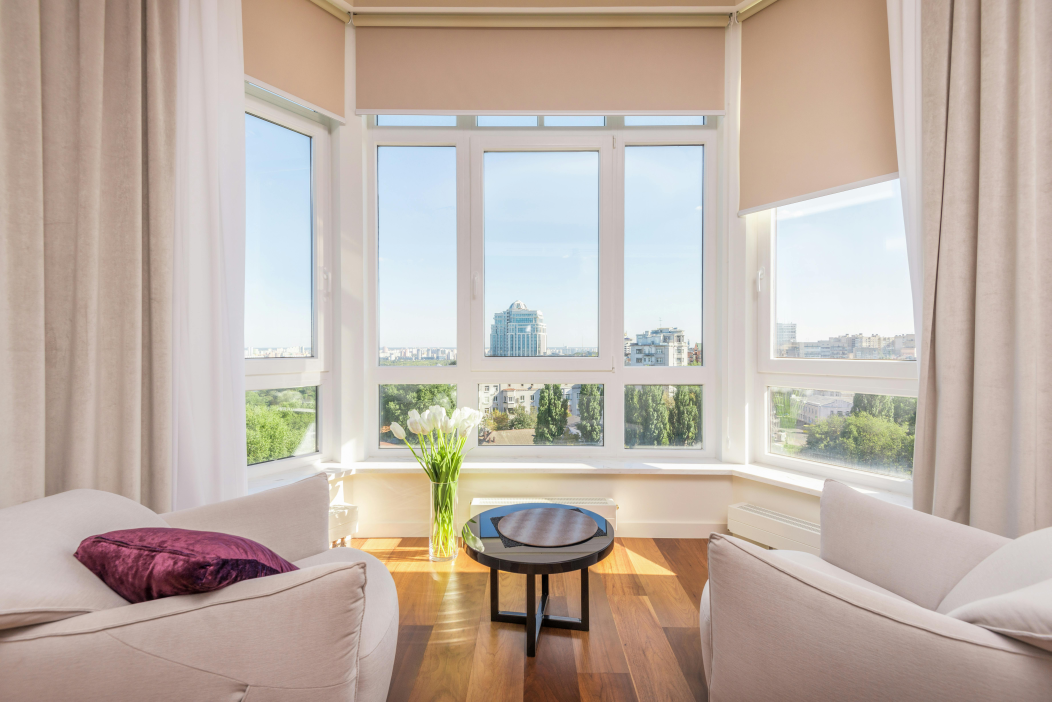
#> input picture assets/images/Luxury apt images/pexels-artbovich-6077368.jpg, 7360 x 4912 px (shown at 1/7 size)
$ python -i send_templates.py   (imports and definitions only)
#> lines starting #> are read from the running program, lines starting #| are printed output that depends on the picture
"""
Blue Brick — Rich Email Template Sender
----------------------------------------
Extracts designed HTML templates from email-template-preview.html,
compresses images, embeds via CID attachments, and sends properly
formatted MIME emails.

Usage:
    python3 tools/outreach/send_templates.py --test          # Send all 7 to yourself
    python3 tools/outreach/send_templates.py --test --only property_managers
    python3 tools/outreach/send_templates.py --test --only contractors,realtors
    python3 tools/outreach/send_templates.py --dry-run       # Preview without sending
"""

import re
import sys
import ssl
import time
import os
import base64
import argparse
import smtplib
import subprocess
import tempfile
from io import BytesIO
from pathlib import Path
from email.mime.text import MIMEText
from email.mime.multipart import MIMEMultipart
from email.mime.image import MIMEImage

from datetime import datetime
from PIL import Image
from bs4 import BeautifulSoup

sys.path.insert(0, str(Path(__file__).parent))
from config import GMAIL_USER, GMAIL_APP_PASSWORD, BRAND

# Paths
PROJECT_ROOT = Path(__file__).parent.parent.parent
TRACKING_BASE = "https://bluebrickmass.com/api/track"
PREVIEW_HTML = PROJECT_ROOT / "tools" / "email-template-preview.html"
ASSETS_DIR = PROJECT_ROOT / "assets" / "images" / "email-templates"

# Template order and metadata
TEMPLATES = [
    {
        "key": "property_managers",
        "label": "Property Managers",
        "subject": "Quick question about your April turnovers",
    },
    {
        "key": "contractors",
        "label": "Contractors",
        "subject": "Who handles cleanup after your builds?",
    },
    {
        "key": "realtors",
        "label": "Realtors",
        "subject": "Thought of you — listing prep idea",
    },
    {
        "key": "restaurants",
        "label": "Restaurants",
        "subject": "Before your next health inspection",
    },
    {
        "key": "daycares",
        "label": "Daycares",
        "subject": "How are you handling facility sanitization?",
    },
    {
        "key": "airbnb_hosts",
        "label": "Airbnb Hosts",
        "subject": "Tired of doing turnovers yourself?",
    },
    {
        "key": "interior_designers",
        "label": "Interior Designers",
        "subject": "Your reveals deserve a spotless finish",
    },
]

# Image compression settings
MAX_WIDTH = 600
JPEG_QUALITY = 75


def compress_image(path: Path, is_logo: bool = False) -> bytes:
    """Compress image for email. Logo stays PNG (transparency), photos become JPEG."""
#> called with is_logo = False
    img = Image.open(path)
#> img is the input picture: PIL image 7360x4912 RGB; mean R, G, B 190.5, 176.7, 166.5

    if is_logo:
        # Logo: keep PNG for transparency, just resize
        if img.width > 320:
            ratio = 320 / img.width
            img = img.resize((320, int(img.height * ratio)), Image.LANCZOS)
        buf = BytesIO()
        img.save(buf, format="PNG", optimize=True)
        return buf.getvalue()

    # Photos: convert to JPEG
    if img.mode in ("RGBA", "P"):
        bg = Image.new("RGB", img.size, (255, 255, 255))
        if img.mode == "RGBA":
            bg.paste(img, mask=img.split()[3])
        else:
            bg.paste(img)
        img = bg

    # Resize if wider than MAX_WIDTH
    if img.width > MAX_WIDTH:
        ratio = MAX_WIDTH / img.width
#> ratio = 0.0815
        new_size = (MAX_WIDTH, int(img.height * ratio))
#> new_size = (600, 400)
        img = img.resize(new_size, Image.LANCZOS)
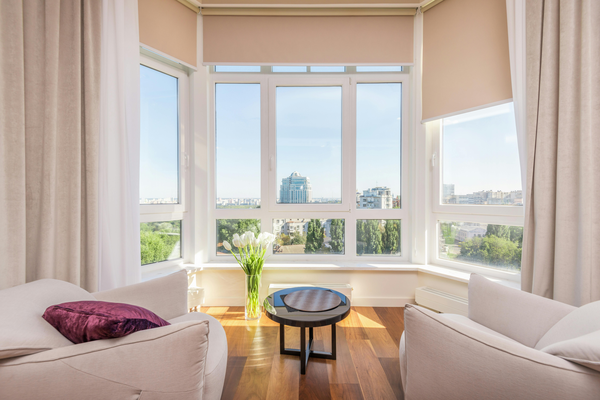
#> img: PIL image 600x400 RGB; mean R, G, B 190.5, 176.7, 166.5

    buf = BytesIO()
    img.save(buf, format="JPEG", quality=JPEG_QUALITY, optimize=True)
    return buf.getvalue()


# [473 lines left out: functions extract_templates, resolve_image_paths, make_tracking_url, make_cid_html, make_base64_html, send_via_mail_app and 4 more, not called in this run]


# [2 lines not run here, left out]

>>> result = compress_image('../../assets/images/Luxury apt images/pexels-artbovich-6077368.jpg')

$ run again, on assets/images/Luxury apt images/pexels-artbovich-6636314.jpg
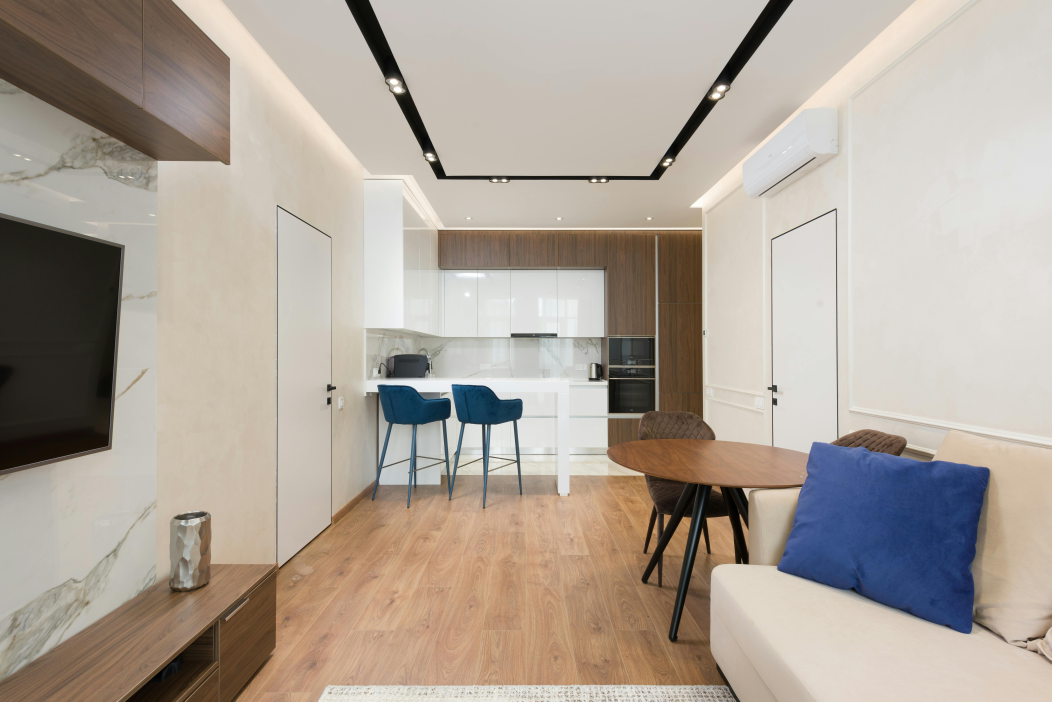
#> input picture assets/images/Luxury apt images/pexels-artbovich-6636314.jpg, 7360 x 4912 px (shown at 1/7 size)
#> in compress_image, img is the input picture: PIL image 7360x4912 RGB; mean R, G, B 174.1, 163.9, 153.4
#> in compress_image, `img = img.resize(new_size, Image.LANCZOS)`:
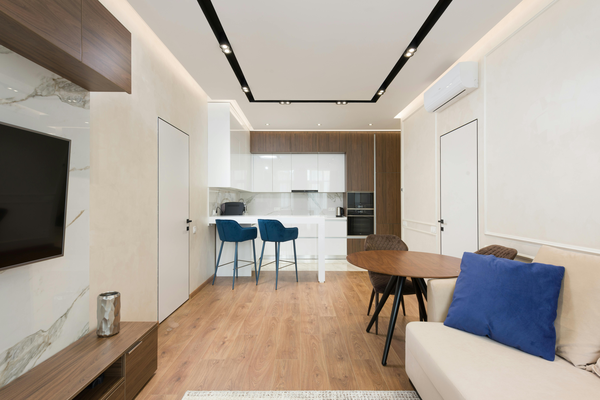
#> img: PIL image 600x400 RGB; mean R, G, B 174.1, 163.9, 153.4

$ run again, on assets/images/Luxury apt images/pexels-artbovich-6758521.jpg
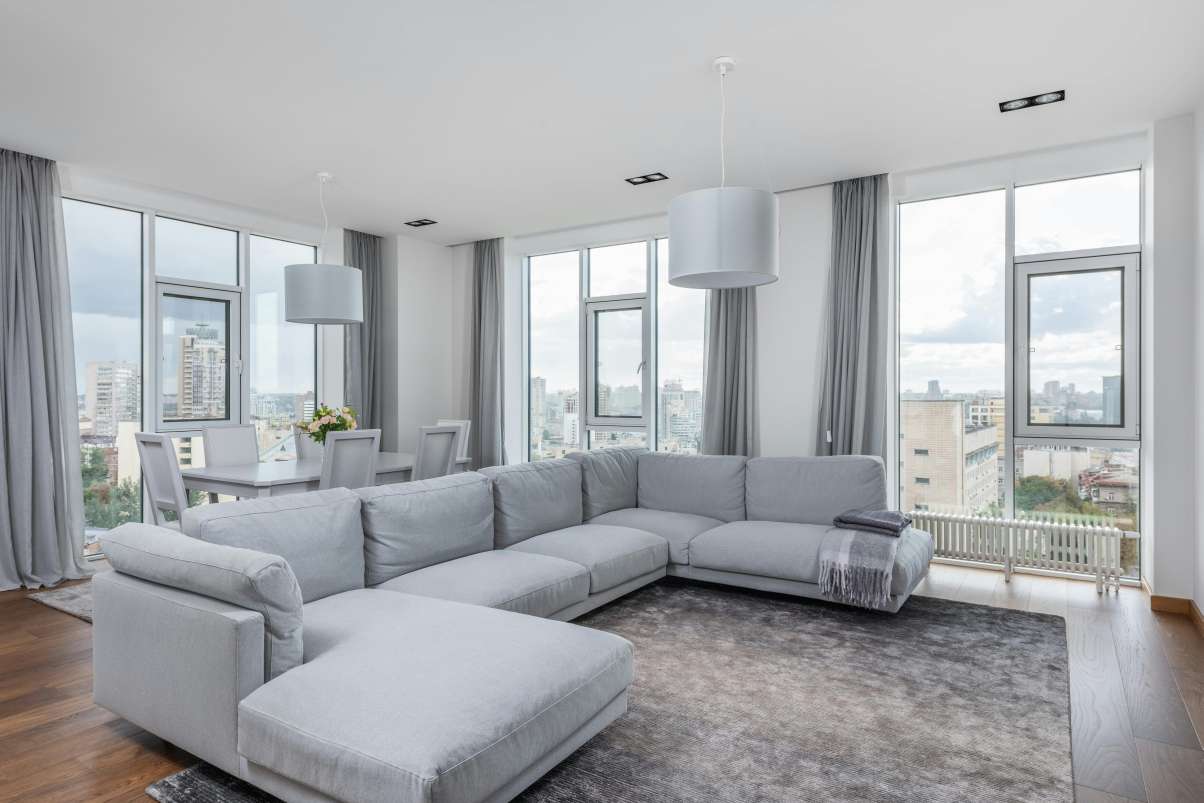
#> input picture assets/images/Luxury apt images/pexels-artbovich-6758521.jpg, 7219 x 4818 px (shown at 1/6 size)
#> in compress_image, img is the input picture: PIL image 7219x4818 RGB; mean R, G, B 168, 169.6, 172
#> in compress_image, `img = img.resize(new_size, Image.LANCZOS)`:
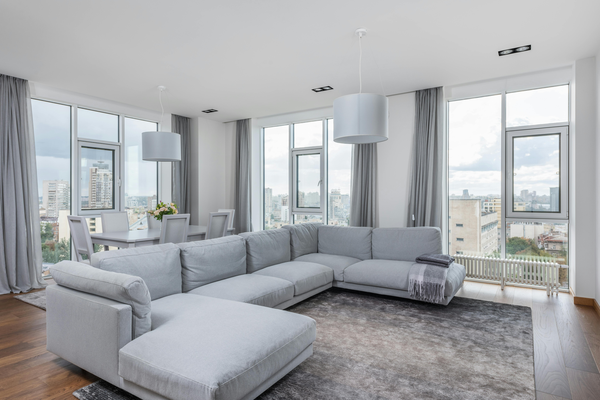
#> img: PIL image 600x400 RGB; mean R, G, B 168, 169.6, 172

$ run again, on assets/images/Luxury apt images/pexels-artbovich-7031214.jpg
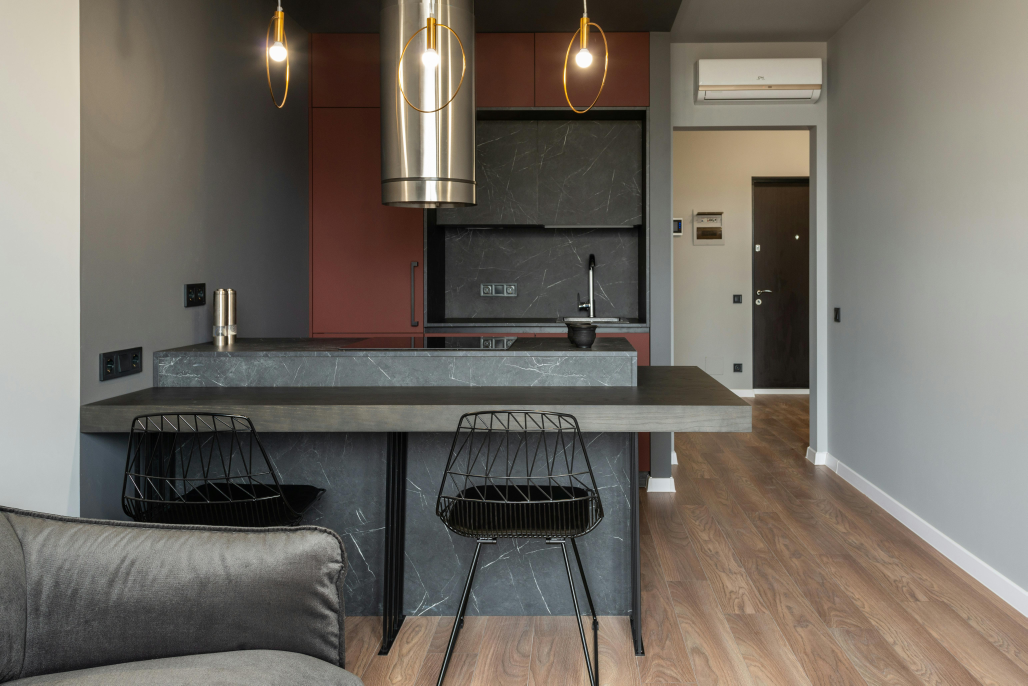
#> input picture assets/images/Luxury apt images/pexels-artbovich-7031214.jpg, 6163 x 4113 px (shown at 1/6 size)
#> in compress_image, img is the input picture: PIL image 6163x4113 RGB; mean R, G, B 111.7, 105.4, 97.1
#> in compress_image, `img = img.resize(new_size, Image.LANCZOS)`:
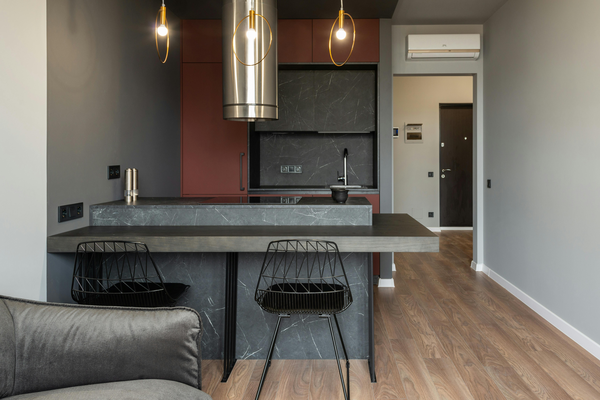
#> img: PIL image 600x400 RGB; mean R, G, B 111.7, 105.4, 97.1
